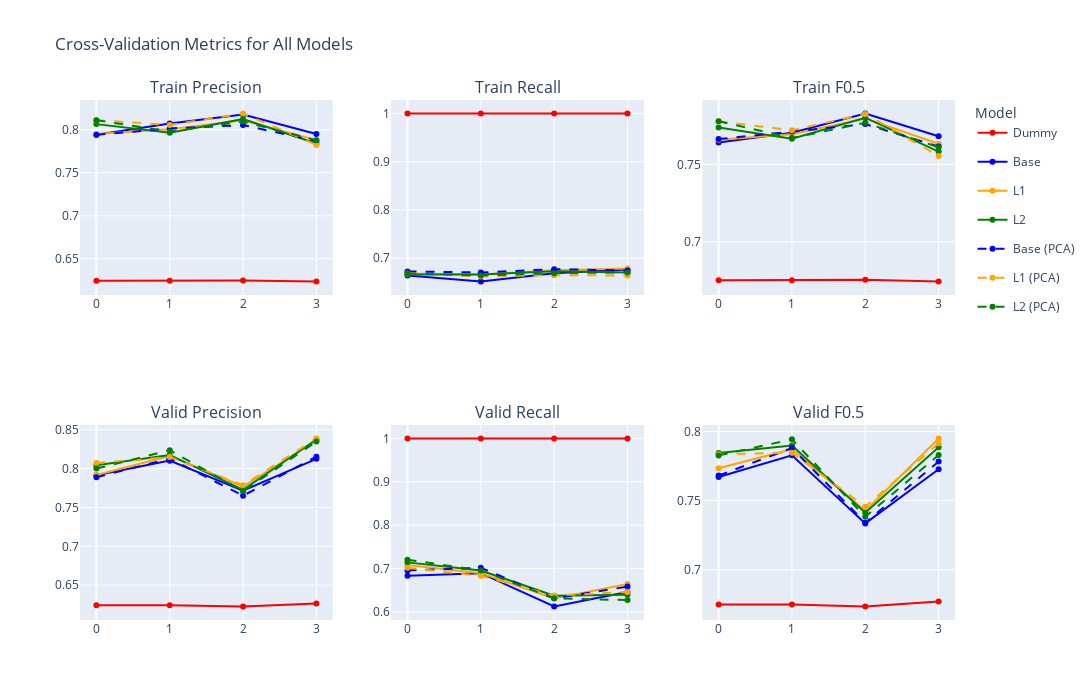

The code cell stored with this chart in its notebook:
### Code cell
fig = make_subplots(
    rows=2, cols=3,
    subplot_titles=[
        "Train Precision", "Train Recall", f"Train F{beta}",
        "Valid Precision", "Valid Recall", f"Valid F{beta}"
    ]
)

model_names = [
    ("dummy", "Dummy"),
    ("lr", "Base"),
    ("lr_l1", "L1"),
    ("lr_l2", "L2"),
    ("lr_pca", "Base (PCA)"),
    ("lr_l1_pca", "L1 (PCA)"),
    ("lr_l2_pca", "L2 (PCA)")
]

# Unique color per model
model_colors = {
    "Dummy": "red",
    "Base": "blue",
    "L1": "orange",
    "L2": "green",
    "Base (PCA)": "blue",
    "L1 (PCA)": "orange",
    "L2 (PCA)": "green"
}

metrics = ["precision", "recall", f"F{beta}"]
scenarios = ["train", "valid"]

for row, scenario in enumerate(scenarios, start=1):
    for col, metric in enumerate(metrics, start=1):
        for model_var, model_label in model_names:
            model = globals()[model_var]
            y_vals = model.cv_scores[scenario][metric]
            is_pca = "PCA" in model_label
            fig.add_trace(
                go.Scatter(
                    y=y_vals,
                    mode="lines+markers",
                    name=model_label,
                    legendgroup=model_label,
                    line=dict(
                        dash="dash" if is_pca else "solid",
                        color=model_colors[model_label]
                    ),
                    showlegend=(row == 1 and col == 1)
                ),
                row=row, col=col
            )

fig.update_layout(
    height=700, width=1500,
    title_text="Cross-Validation Metrics for All Models",
    legend_title_text="Model"
)
fig.show()

### Figure 1 — Plotly figure (JSON) as saved in the notebook; plotly's stock layout.template omitted (floating-point values rounded to 4 significant figures)
{"data": [{"legendgroup": "Dummy", "line": {"color": "red", "dash": "solid"}, "mode": "lines+markers", "name": "Dummy", "showlegend": true, "type": "scatter", "xaxis": "x", "y": [0.6244, 0.6244, 0.6248, 0.6235], "yaxis": "y"}, {"legendgroup": "Base", "line": {"color": "blue", "dash": "solid"}, "mode": "lines+markers", "name": "Base", "showlegend": true, "type": "scatter", "xaxis": "x", "y": [0.794, 0.8072, 0.8177, 0.7951], "yaxis": "y"}, {"legendgroup": "L1", "line": {"color": "orange", "dash": "solid"}, "mode": "lines+markers", "name": "L1", "showlegend": true, "type": "scatter", "xaxis": "x", "y": [0.7951, 0.8005, 0.8109, 0.788], "yaxis": "y"}, {"legendgroup": "L2", "line": {"color": "green", "dash": "solid"}, "mode": "lines+markers", "name": "L2", "showlegend": true, "type": "scatter", "xaxis": "x", "y": [0.8065, 0.7965, 0.8125, 0.784], "yaxis": "y"}, {"legendgroup": "Base (PCA)", "line": {"color": "blue", "dash": "dash"}, "mode": "lines+markers", "name": "Base (PCA)", "showlegend": true, "type": "scatter", "xaxis": "x", "y": [0.7941, 0.8015, 0.8054, 0.7869], "yaxis": "y"}, {"legendgroup": "L1 (PCA)", "line": {"color": "orange", "dash": "dash"}, "mode": "lines+markers", "name": "L1 (PCA)", "showlegend": true, "type": "scatter", "xaxis": "x", "y": [0.8111, 0.8056, 0.8189, 0.7824], "yaxis": "y"}, {"legendgroup": "L2 (PCA)", "line": {"color": "green", "dash": "dash"}, "mode": "lines+markers", "name": "L2 (PCA)", "showlegend": true, "type": "scatter", "xaxis": "x", "y": [0.8111, 0.798, 0.8095, 0.7878], "yaxis": "y"}, {"legendgroup": "Dummy", "line": {"color": "red", "dash": "solid"}, "mode": "lines+markers", "name": "Dummy", "showlegend": false, "type": "scatter", "xaxis": "x2", "y": [1, 1, 1, 1], "yaxis": "y2"}, {"legendgroup": "Base", "line": {"color": "blue", "dash": "solid"}, "mode": "lines+markers", "name": "Base", "showlegend": false, "type": "scatter", "xaxis": "x2", "y": [0.6639, 0.6515, 0.6687, 0.6763], "yaxis": "y2"}, {"legendgroup": "L1", "line": {"color": "orange", "dash": "solid"}, "mode": "lines+markers", "name": "L1", "showlegend": false, "type": "scatter", "xaxis": "x2", "y": [0.668, 0.666, 0.6749, 0.6784], "yaxis": "y2"}, {"legendgroup": "L2", "line": {"color": "green", "dash": "solid"}, "mode": "lines+markers", "name": "L2", "showlegend": false, "type": "scatter", "xaxis": "x2", "y": [0.666, 0.666, 0.6729, 0.6701], "yaxis": "y2"}, {"legendgroup": "Base (PCA)", "line": {"color": "blue", "dash": "dash"}, "mode": "lines+markers", "name": "Base (PCA)", "showlegend": false, "type": "scatter", "xaxis": "x2", "y": [0.6722, 0.6701, 0.677, 0.6743], "yaxis": "y2"}, {"legendgroup": "L1 (PCA)", "line": {"color": "orange", "dash": "dash"}, "mode": "lines+markers", "name": "L1 (PCA)", "showlegend": false, "type": "scatter", "xaxis": "x2", "y": [0.668, 0.6618, 0.6646, 0.6639], "yaxis": "y2"}, {"legendgroup": "L2 (PCA)", "line": {"color": "green", "dash": "dash"}, "mode": "lines+markers", "name": "L2 (PCA)", "showlegend": false, "type": "scatter", "xaxis": "x2", "y": [0.668, 0.6639, 0.6687, 0.6701], "yaxis": "y2"}, {"legendgroup": "Dummy", "line": {"color": "red", "dash": "solid"}, "mode": "lines+markers", "name": "Dummy", "showlegend": false, "type": "scatter", "xaxis": "x3", "y": [0.6751, 0.6751, 0.6755, 0.6743], "yaxis": "y3"}, {"legendgroup": "Base", "line": {"color": "blue", "dash": "solid"}, "mode": "lines+markers", "name": "Base", "showlegend": false, "type": "scatter", "xaxis": "x3", "y": [0.7641, 0.7704, 0.7828, 0.7681], "yaxis": "y3"}, {"legendgroup": "L1", "line": {"color": "orange", "dash": "solid"}, "mode": "lines+markers", "name": "L1", "showlegend": false, "type": "scatter", "xaxis": "x3", "y": [0.7659, 0.7694, 0.7795, 0.7633], "yaxis": "y3"}, {"legendgroup": "L2", "line": {"color": "green", "dash": "solid"}, "mode": "lines+markers", "name": "L2", "showlegend": false, "type": "scatter", "xaxis": "x3", "y": [0.7739, 0.7665, 0.7801, 0.7582], "yaxis": "y3"}, {"legendgroup": "Base (PCA)", "line": {"color": "blue", "dash": "dash"}, "mode": "lines+markers", "name": "Base (PCA)", "showlegend": false, "type": "scatter", "xaxis": "x3", "y": [0.7663, 0.7713, 0.776, 0.7615], "yaxis": "y3"}, {"legendgroup": "L1 (PCA)", "line": {"color": "orange", "dash": "dash"}, "mode": "lines+markers", "name": "L1 (PCA)", "showlegend": false, "type": "scatter", "xaxis": "x3", "y": [0.7778, 0.772, 0.7825, 0.7554], "yaxis": "y3"}, {"legendgroup": "L2 (PCA)", "line": {"color": "green", "dash": "dash"}, "mode": "lines+markers", "name": "L2 (PCA)", "showlegend": false, "type": "scatter", "xaxis": "x3", "y": [0.7778, 0.767, 0.7768, 0.7611], "yaxis": "y3"}, {"legendgroup": "Dummy", "line": {"color": "red", "dash": "solid"}, "mode": "lines+markers", "name": "Dummy", "showlegend": false, "type": "scatter", "xaxis": "x4", "y": [0.624, 0.624, 0.6226, 0.6265], "yaxis": "y4"}, {"legendgroup": "Base", "line": {"color": "blue", "dash": "solid"}, "mode": "lines+markers", "name": "Base", "showlegend": false, "type": "scatter", "xaxis": "x4", "y": [0.7914, 0.8102, 0.7717, 0.8125], "yaxis": "y4"}, {"legendgroup": "L1", "line": {"color": "orange", "dash": "solid"}, "mode": "lines+markers", "name": "L1", "showlegend": false, "type": "scatter", "xaxis": "x4", "y": [0.7917, 0.8162, 0.7769, 0.8359], "yaxis": "y4"}, {"legendgroup": "L2", "line": {"color": "green", "dash": "solid"}, "mode": "lines+markers", "name": "L2", "showlegend": false, "type": "scatter", "xaxis": "x4", "y": [0.8042, 0.8175, 0.7727, 0.8374], "yaxis": "y4"}, {"legendgroup": "Base (PCA)", "line": {"color": "blue", "dash": "dash"}, "mode": "lines+markers", "name": "Base (PCA)", "showlegend": false, "type": "scatter", "xaxis": "x4", "y": [0.7887, 0.8129, 0.7652, 0.8154], "yaxis": "y4"}, {"legendgroup": "L1 (PCA)", "line": {"color": "orange", "dash": "dash"}, "mode": "lines+markers", "name": "L1 (PCA)", "showlegend": false, "type": "scatter", "xaxis": "x4", "y": [0.8071, 0.8148, 0.7786, 0.8387], "yaxis": "y4"}, {"legendgroup": "L2 (PCA)", "line": {"color": "green", "dash": "dash"}, "mode": "lines+markers", "name": "L2 (PCA)", "showlegend": false, "type": "scatter", "xaxis": "x4", "y": [0.8, 0.8235, 0.771, 0.8347], "yaxis": "y4"}, {"legendgroup": "Dummy", "line": {"color": "red", "dash": "solid"}, "mode": "lines+markers", "name": "Dummy", "showlegend": false, "type": "scatter", "xaxis": "x5", "y": [1, 1, 1, 1], "yaxis": "y5"}, {"legendgroup": "Base", "line": {"color": "blue", "dash": "solid"}, "mode": "lines+markers", "name": "Base", "showlegend": false, "type": "scatter", "xaxis": "x5", "y": [0.6832, 0.6894, 0.6125, 0.646], "yaxis": "y5"}, {"legendgroup": "L1", "line": {"color": "orange", "dash": "solid"}, "mode": "lines+markers", "name": "L1", "showlegend": false, "type": "scatter", "xaxis": "x5", "y": [0.7081, 0.6894, 0.6312, 0.6646], "yaxis": "y5"}, {"legendgroup": "L2", "line": {"color": "green", "dash": "solid"}, "mode": "lines+markers", "name": "L2", "showlegend": false, "type": "scatter", "xaxis": "x5", "y": [0.7143, 0.6957, 0.6375, 0.6398], "yaxis": "y5"}, {"legendgroup": "Base (PCA)", "line": {"color": "blue", "dash": "dash"}, "mode": "lines+markers", "name": "Base (PCA)", "showlegend": false, "type": "scatter", "xaxis": "x5", "y": [0.6957, 0.7019, 0.6312, 0.6584], "yaxis": "y5"}, {"legendgroup": "L1 (PCA)", "line": {"color": "orange", "dash": "dash"}, "mode": "lines+markers", "name": "L1 (PCA)", "showlegend": false, "type": "scatter", "xaxis": "x5", "y": [0.7019, 0.6832, 0.6375, 0.646], "yaxis": "y5"}, {"legendgroup": "L2 (PCA)", "line": {"color": "green", "dash": "dash"}, "mode": "lines+markers", "name": "L2 (PCA)", "showlegend": false, "type": "scatter", "xaxis": "x5", "y": [0.7205, 0.6957, 0.6312, 0.6273], "yaxis": "y5"}, {"legendgroup": "Dummy", "line": {"color": "red", "dash": "solid"}, "mode": "lines+markers", "name": "Dummy", "showlegend": false, "type": "scatter", "xaxis": "x6", "y": [0.6748, 0.6748, 0.6734, 0.677], "yaxis": "y6"}, {"legendgroup": "Base", "line": {"color": "blue", "dash": "solid"}, "mode": "lines+markers", "name": "Base", "showlegend": false, "type": "scatter", "xaxis": "x6", "y": [0.7671, 0.7828, 0.7335, 0.7727], "yaxis": "y6"}, {"legendgroup": "L1", "line": {"color": "orange", "dash": "solid"}, "mode": "lines+markers", "name": "L1", "showlegend": false, "type": "scatter", "xaxis": "x6", "y": [0.7734, 0.7872, 0.7426, 0.7949], "yaxis": "y6"}, {"legendgroup": "L2", "line": {"color": "green", "dash": "solid"}, "mode": "lines+markers", "name": "L2", "showlegend": false, "type": "scatter", "xaxis": "x6", "y": [0.7844, 0.7898, 0.7413, 0.7887], "yaxis": "y6"}, {"legendgroup": "Base (PCA)", "line": {"color": "blue", "dash": "dash"}, "mode": "lines+markers", "name": "Base (PCA)", "showlegend": false, "type": "scatter", "xaxis": "x6", "y": [0.7682, 0.788, 0.734, 0.7783], "yaxis": "y6"}, {"legendgroup": "L1 (PCA)", "line": {"color": "orange", "dash": "dash"}, "mode": "lines+markers", "name": "L1 (PCA)", "showlegend": false, "type": "scatter", "xaxis": "x6", "y": [0.7836, 0.7846, 0.7456, 0.7915], "yaxis": "y6"}, {"legendgroup": "L2 (PCA)", "line": {"color": "green", "dash": "dash"}, "mode": "lines+markers", "name": "L2 (PCA)", "showlegend": false, "type": "scatter", "xaxis": "x6", "y": [0.7827, 0.7943, 0.7383, 0.7829], "yaxis": "y6"}], "layout": {"annotations": [{"font": {"size": 16}, "showarrow": false, "text": "Train Precision", "x": 0.1444, "xanchor": "center", "xref": "paper", "y": 1, "yanchor": "bottom", "yref": "paper"}, {"font": {"size": 16}, "showarrow": false, "text": "Train Recall", "x": 0.5, "xanchor": "center", "xref": "paper", "y": 1, "yanchor": "bottom", "yref": "paper"}, {"font": {"size": 16}, "showarrow": false, "text": "Train F0.5", "x": 0.8556, "xanchor": "center", "xref": "paper", "y": 1, "yanchor": "bottom", "yref": "paper"}, {"font": {"size": 16}, "showarrow": false, "text": "Valid Precision", "x": 0.1444, "xanchor": "center", "xref": "paper", "y": 0.375, "yanchor": "bottom", "yref": "paper"}, {"font": {"size": 16}, "showarrow": false, "text": "Valid Recall", "x": 0.5, "xanchor": "center", "xref": "paper", "y": 0.375, "yanchor": "bottom", "yref": "paper"}, {"font": {"size": 16}, "showarrow": false, "text": "Valid F0.5", "x": 0.8556, "xanchor": "center", "xref": "paper", "y": 0.375, "yanchor": "bottom", "yref": "paper"}], "height": 700, "legend": {"title": {"text": "Model"}}, "title": {"text": "Cross-Validation Metrics for All Models"}, "width": 1500, "xaxis": {"anchor": "y", "domain": [0, 0.2889]}, "xaxis2": {"anchor": "y2", "domain": [0.3556, 0.6444]}, "xaxis3": {"anchor": "y3", "domain": [0.7111, 1]}, "xaxis4": {"anchor": "y4", "domain": [0, 0.2889]}, "xaxis5": {"anchor": "y5", "domain": [0.3556, 0.6444]}, "xaxis6": {"anchor": "y6", "domain": [0.7111, 1]}, "yaxis": {"anchor": "x", "domain": [0.625, 1]}, "yaxis2": {"anchor": "x2", "domain": [0.625, 1]}, "yaxis3": {"anchor": "x3", "domain": [0.625, 1]}, "yaxis4": {"anchor": "x4", "domain": [0, 0.375]}, "yaxis5": {"anchor": "x5", "domain": [0, 0.375]}, "yaxis6": {"anchor": "x6", "domain": [0, 0.375]}}}
